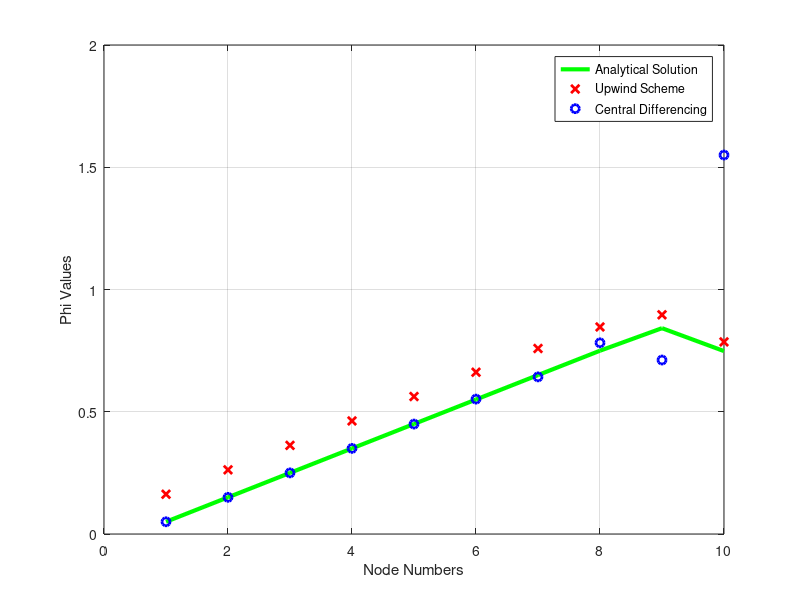
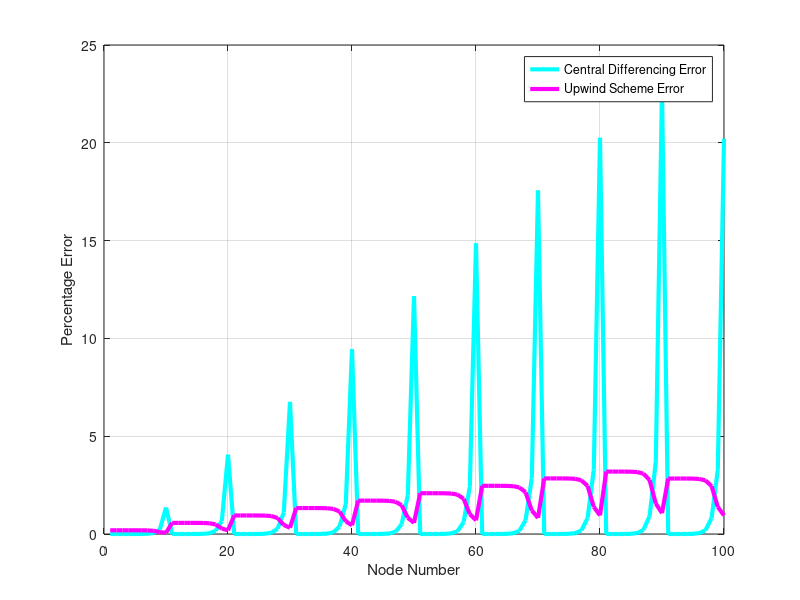

Reproduce these figures in MATLAB, in order. (Note: this script raises an error after producing the figures.)

%November 11,2019 
%__________________________________________________________________________
clc;
clearvars;
close all;

%VARIABLES 
n=10;           % # of nodes
rho = 2;        % Density     
gamma = 0.5;    
L = 2;          %Length
u = 4;          %Velocity
delx = L/n;     %Distance between each node
phi_A = 0;      %Left boundary Condition
phi_B = 0;      %Right Boundary Condition

%Convective Terms
F_w = rho*u;    %West Face
F_e = F_w;      %East Face
F_A = rho * u;  %Left Boundary
F_B = rho * u;  %Right Boundary

%Diffusive Terms
D_e = gamma/delx;       %East Face
D_w = D_e;              %West Face
D_A = gamma/(delx/2);   %Left Boundary
D_B = D_A;              %Right Boundary
    

S = (rho * u / L)*delx;   % Source Term
B = S * ones(n,1);        % Right hand side of the matrix equation

phi_CD = zeros(n);          %Generating empty matrix for CD Scheme
phi_UP = zeros(n);          %Generating empty matrix for Upwind Scheme
T_analy_sol = zeros(1,n);   %Generating empty matrix for Analytical Solution
%__________________________________________________________________________


%******************** CENTRAL DIFFERENCING SCHEME *************************
            
for i = 2:length(phi_CD)-1 %Internal Nodes
            %Plugging the internal nodes into a matrix
            
    phi_CD(i,i-1:i+1) = [-D_e - F_e/2; D_A; -D_w + F_w/2];
end
phi_CD(1,1) = phi_CD(1,1) + F_e/2 + D_A + D_e;    %first row, first column
phi_CD(1,2) = phi_CD(1,2) + F_e/2 - D_e;          %first row, second column

phi_CD(n,n) = phi_CD(n,n) + D_B + D_w - F_w/2;     %last row, last column
phi_CD(n,n-1) = phi_CD(n,n-1) - F_w/2 - D_w;       %last row, (n-1)th column


Central_Diff_Result = phi_CD\B;      %Inverse multiplication
                                        %FINAL RESULT
%__________________________________________________________________________



%************************* UPWIND METHOD SCHEME ***************************

for i = 2:length(phi_UP)-1 %Internal Nodes
            %Plugging the internal nodes into a matrix

    phi_UP(i,i-1:i+1) = [-F_e-D_e; D_w + D_e + F_w; -D_e];
    
end

phi_UP(1,1) = phi_UP(1,1) + F_e + D_e + D_w; %first row, first column
phi_UP(1,2) = phi_UP(1,2) - D_A;             %first row, second column

phi_UP(n,n-1) = phi_UP(n,n-1) - (F_w + D_e); %last row, (n-1)th column
phi_UP(n,n) = phi_UP(n,n) + D_w + D_e + F_B; %last row, last column

Upwind_Result = phi_UP\B;           %Inverse multiplication
                                        %FINAL RESULT
%__________________________________________________________________________



%******************** ANALYTICAL SOLUTION *********************************
T_analy_sol(1) = ((delx/2)/L) - ((1 - exp(rho*u*delx/gamma)) / (1 - exp(rho*u*L/gamma)));

x = (3 * delx/2) : delx : (L - 3*delx/2);

for m = 2:n-1
    T_analy_sol(m) = (x(m-1)/L) - ((1 - exp(rho*u*x(m-1)/gamma)) / (1 - exp(rho*u*L/gamma)));
end
T_analy_sol(n) = ((L-(delx/2))/L) - ((1 - exp(rho*u*(L-delx/2)/gamma)) / (1 - exp(rho*u*L/gamma)));
%T_analy_sol = T_analy_sol*n;
T_analy_sol = T_analy_sol';     %FINAL RESULT
%__________________________________________________________________________


%******************** ERROR CALCULATION ***********************************
%Central Differencing Erreor %
error_Central_Dif = abs((Central_Diff_Result - T_analy_sol) / T_analy_sol) * 100;
error_Central_Dif = nonzeros(error_Central_Dif); %Removing zero terms from the matrix

%Upwind Scheme Error %
error_Upwind = abs((Upwind_Result - T_analy_sol) / T_analy_sol) * 100;
error_Upwind = nonzeros(error_Upwind);          %Removing zero terms from the matrix

%__________________________________________________________________________


%***********************Comparing the Results by Plotting******************
figure(1)
plot(T_analy_sol, 'g',"LineWidth", 3)
%delx/2:delx:L, 
hold on
grid on
plot(Upwind_Result, 'r x',"LineWidth", 2)
%delx/2:delx:L,
plot(Central_Diff_Result, 'b o',"LineWidth", 2)
xlabel('Node Numbers')
ylabel('Phi Values')
legend('Analytical Solution', 'Upwind Scheme', 'Central Differencing')
%__________________________________________________________________________


%************************* Error Plotting *********************************
figure(2)
plot(error_Central_Dif, 'c', "LineWidth", 3 )
hold on
grid on
plot(error_Upwind, 'm', "LineWidth", 3)
xlabel('Node Number')
ylabel('Percentage Error')
legend('Central Differencing Error', 'Upwind Scheme Error')
%__________________________________________________________________________


%************************** TABLE *****************************************
Node_Number = (1:n)';
Analytical_Results = T_analy_sol;
Error_CD = error_Central_Dif;
Error_UPW = error_Upwind;
Table1 = table(Node_Number,Analytical_Results,Central_Diff_Result,Error_CD,Upwind_Result,Error_UPW);
disp(Table1);
%__________________________________________________________________________
                   

